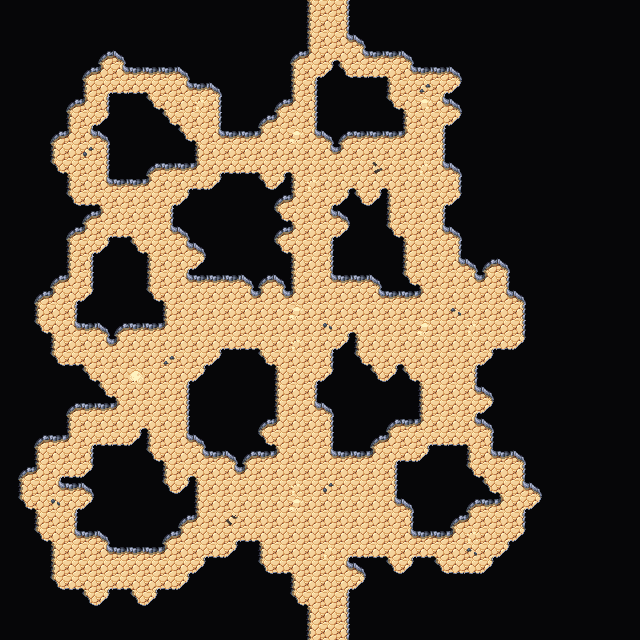

Below is a game level as drawn by its tile map, then a one-line description and the .tmx that defines it (tile-layer data replaced by summaries):
An orthogonal 40x40 tile map with 16x16 px tiles, 4 tile layers (Collision, Background, Walls, Clutter), 2 tilesets and 2 objects.

<map version="1.5" tiledversion="1.7.2" orientation="orthogonal" renderorder="right-down" width="40" height="40" tilewidth="16" tileheight="16" infinite="0" nextlayerid="7" nextobjectid="62">
 <editorsettings>
  <export target="wastetown..tmx" format="tmx" />
 </editorsettings>
 <tileset firstgid="1" source="../../../tileset/main.tsx" />
 <tileset firstgid="3477" source="../../../tileset/buildings.tsx" />
 <layer id="6" name="Collision" width="40" height="40">
  <data>[1600 cells, 0 non-empty, 0 distinct tile ids]</data>
 </layer>
 <layer id="1" name="Background" width="40" height="40">
  <data>[1600 cells, 1600 non-empty, 1 distinct tile ids]</data>
 </layer>
 <layer id="2" name="Walls" width="40" height="40">
  <data>[1600 cells, 1327 non-empty, 17 distinct tile ids]</data>
 </layer>
 <layer id="3" name="Clutter" width="40" height="40">
  <properties>
   <property name="spriteLayer" type="bool" value="true" />
  </properties>
  <data>[1600 cells, 24 non-empty, 10 distinct tile ids]</data>
 </layer>
 <objectgroup id="4" name="Objects">
  <object id="60" template="../../../obj/door_up.tx" x="319.333" y="638.667">
   <properties>
    <property name="teleport" value="../common/maps/map/cave/cave_multilevel_4/cave_23D4.tmx" />
    <property name="teleportObjectId" value="60" />
   </properties>
  </object>
  <object id="61" template="../../../obj/door_down.tx" x="321.655" y="17.7058">
   <properties>
    <property name="teleport" value="../common/maps/map/cave/cave_multilevel_4/cave_23B4.tmx" />
    <property name="teleportObjectId" value="62" />
   </properties>
  </object>
 </objectgroup>
</map>
